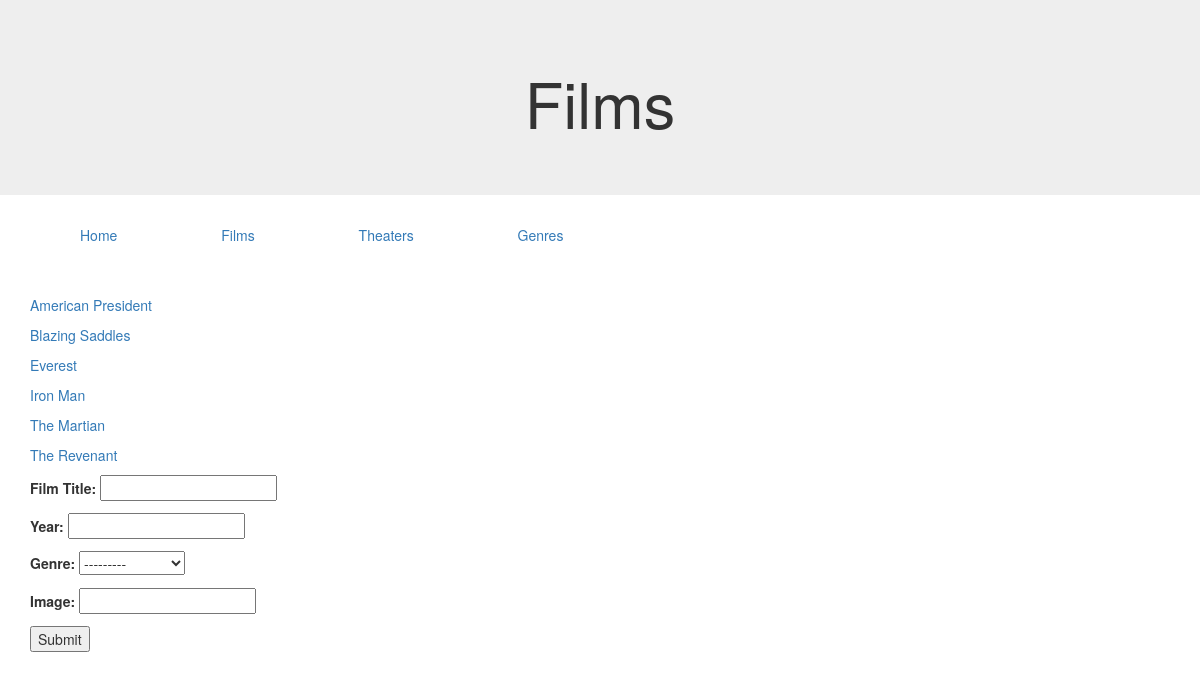
The app's page /films, older data.
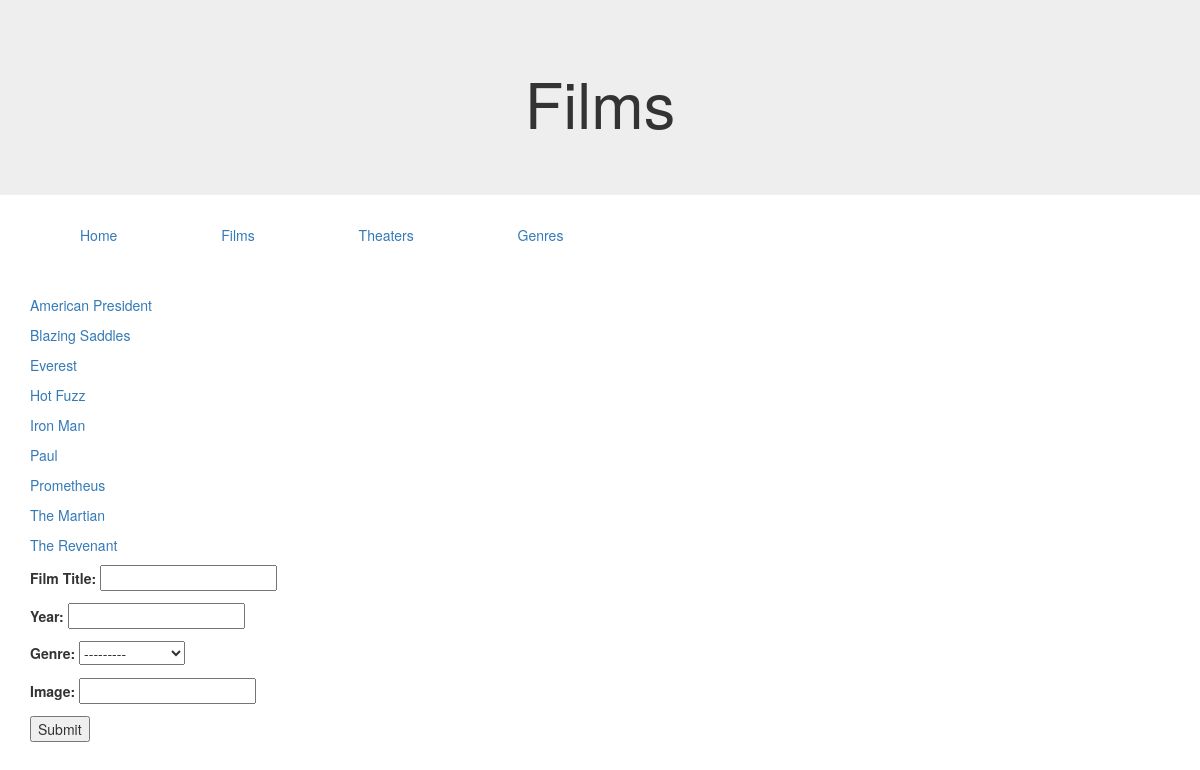
The same page, newer data.
### films/models.py (models this page shows)
class Film(models.Model):
    title = models.CharField(max_length=100, blank=True, default='')
    year_prod = models.IntegerField()
    genre = models.ForeignKey(Genre, on_delete=models.CASCADE)
    img_url = models.CharField(max_length=150, blank=True, default='')
    owner = models.ForeignKey(
        'auth.User',
        related_name='films',
        on_delete=models.CASCADE,
        null=True
    )
    class Meta:
        ordering = ('title',)

### films/views.py (the view)
# urls.py: url(r'^films$', views.film_list, name='films'),
def film_list(request):
    films = Film.objects.all()
    form = FilmForm()
    return render(request, 'films/film_list.html', { 'films': films, 'form':form })

### films/forms.py
class FilmForm(forms.ModelForm):
    class Meta:
        model = Film
        fields = ['title', 'year_prod', 'genre', 'img_url']
        labels = {'title': 'Film Title',
                  'year_prod': 'Year',
                  'genre': 'Genre',
                  'img_url': 'Image',
                  }

### films/models.py (called while the page is built)
    def __str__(self):
        return self.name

### films/templates/films/film_list.html (shortened to what this page needs)
{% extends "layout.html" %}
{% block jumbotron %}
<div class="jumbotron">
    <h1>Films</h1>
</div>
{% endblock %}
{% block content %}
<div class="film_list">
  {% for film in films %}
      <a href="{% url 'film' pk=film.pk %}">{{ film.title|linebreaks }}</a>
  {% endfor %}
</div>
<form action="post_url" method="post">
  {{ form.as_p }}
  <input type="submit" value="Submit">
</form>
{% endblock %}

Row changes from the older to the newer data that the page shows:
added Film: title "Hot Fuzz"
added Film: title "Paul"
added Film: title "Prometheus"
